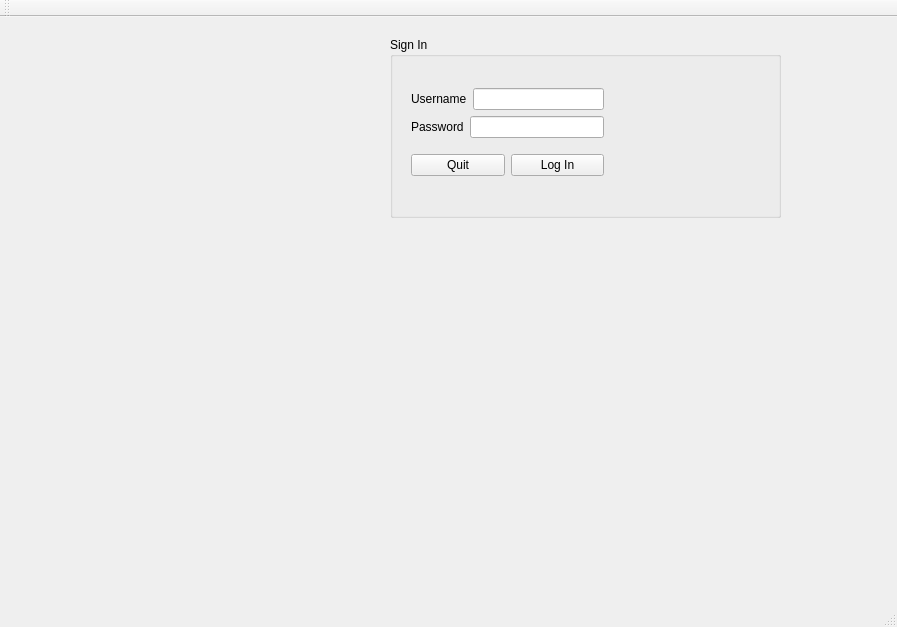
<?xml version="1.0" encoding="UTF-8"?>
<ui version="4.0">
 <class>MainWindow</class>
 <widget class="QMainWindow" name="MainWindow">
  <property name="geometry">
   <rect>
    <x>0</x>
    <y>0</y>
    <width>897</width>
    <height>627</height>
   </rect>
  </property>
  <property name="windowTitle">
   <string>MainWindow</string>
  </property>
  <widget class="QWidget" name="centralWidget">
   <widget class="QGroupBox" name="groupBox">
    <property name="geometry">
     <rect>
      <x>390</x>
      <y>20</y>
      <width>391</width>
      <height>181</height>
     </rect>
    </property>
    <property name="title">
     <string>Sign In</string>
    </property>
    <widget class="QWidget" name="">
     <property name="geometry">
      <rect>
       <x>10</x>
       <y>30</y>
       <width>215</width>
       <height>130</height>
      </rect>
     </property>
     <layout class="QVBoxLayout" name="verticalLayout_2">
      <item>
       <layout class="QVBoxLayout" name="verticalLayout">
        <item>
         <layout class="QHBoxLayout" name="horizontalLayout">
          <item>
           <widget class="QLabel" name="labelUsername">
            <property name="text">
             <string>Username</string>
            </property>
           </widget>
          </item>
          <item>
           <widget class="QLineEdit" name="lineEditUsername"/>
          </item>
         </layout>
        </item>
        <item>
         <layout class="QHBoxLayout" name="horizontalLayout_2">
          <item>
           <widget class="QLabel" name="labelPassword">
            <property name="text">
             <string>Password</string>
            </property>
           </widget>
          </item>
          <item>
           <widget class="QLineEdit" name="lineEditPassword">
            <property name="echoMode">
             <enum>QLineEdit::Password</enum>
            </property>
           </widget>
          </item>
         </layout>
        </item>
       </layout>
      </item>
      <item>
       <layout class="QHBoxLayout" name="horizontalLayout_3">
        <item>
         <widget class="QPushButton" name="pushButtonClose">
          <property name="text">
           <string>Quit</string>
          </property>
         </widget>
        </item>
        <item>
         <widget class="QPushButton" name="pushButtonLogin">
          <property name="text">
           <string>Log In</string>
          </property>
         </widget>
        </item>
       </layout>
      </item>
     </layout>
    </widget>
   </widget>
   <widget class="QLabel" name="labelLogo">
    <property name="geometry">
     <rect>
      <x>200</x>
      <y>10</y>
      <width>191</width>
      <height>171</height>
     </rect>
    </property>
    <property name="text">
     <string/>
    </property>
   </widget>
   <widget class="QLabel" name="labelDb">
    <property name="geometry">
     <rect>
      <x>200</x>
      <y>210</y>
      <width>411</width>
      <height>16</height>
     </rect>
    </property>
    <property name="text">
     <string/>
    </property>
   </widget>
  </widget>
  <widget class="QMenuBar" name="menuBar">
   <property name="geometry">
    <rect>
     <x>0</x>
     <y>0</y>
     <width>897</width>
     <height>28</height>
    </rect>
   </property>
  </widget>
  <widget class="QToolBar" name="mainToolBar">
   <attribute name="toolBarArea">
    <enum>TopToolBarArea</enum>
   </attribute>
   <attribute name="toolBarBreak">
    <bool>false</bool>
   </attribute>
  </widget>
  <widget class="QStatusBar" name="statusBar"/>
 </widget>
 <layoutdefault spacing="6" margin="11"/>
 <resources/>
 <connections/>
</ui>
